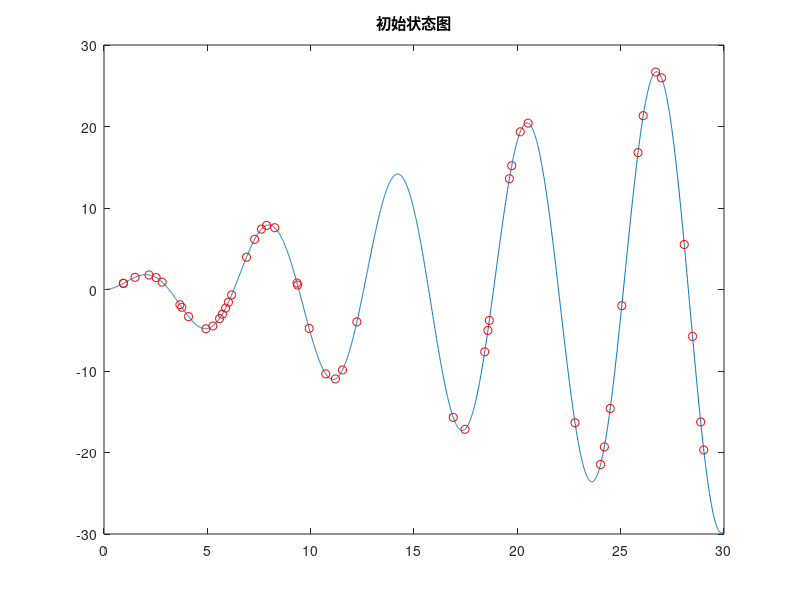
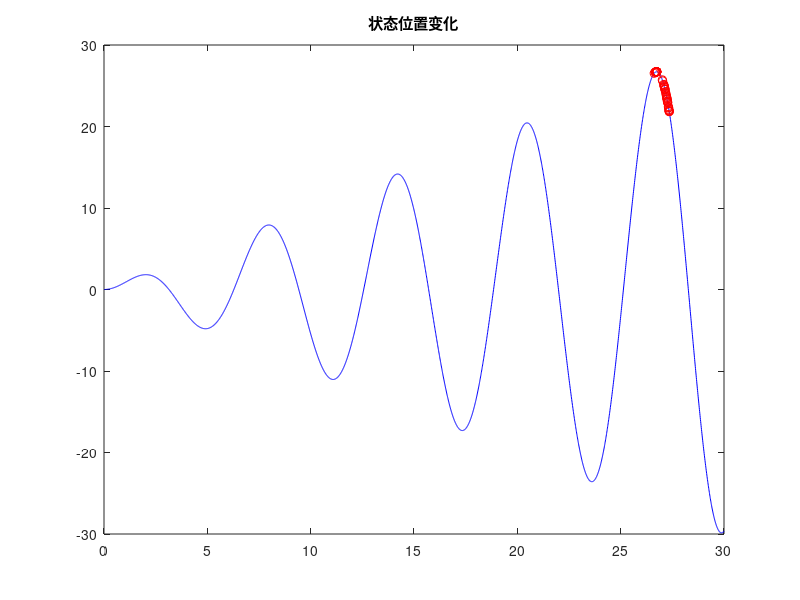
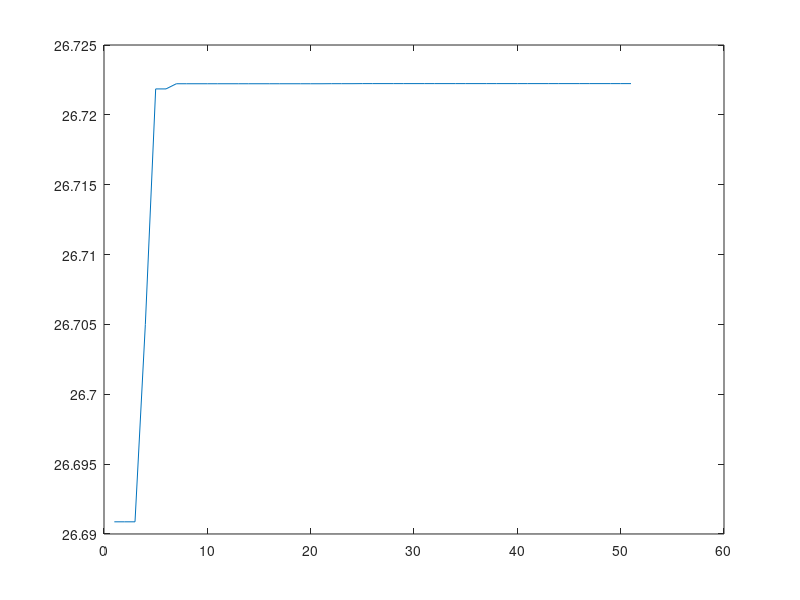
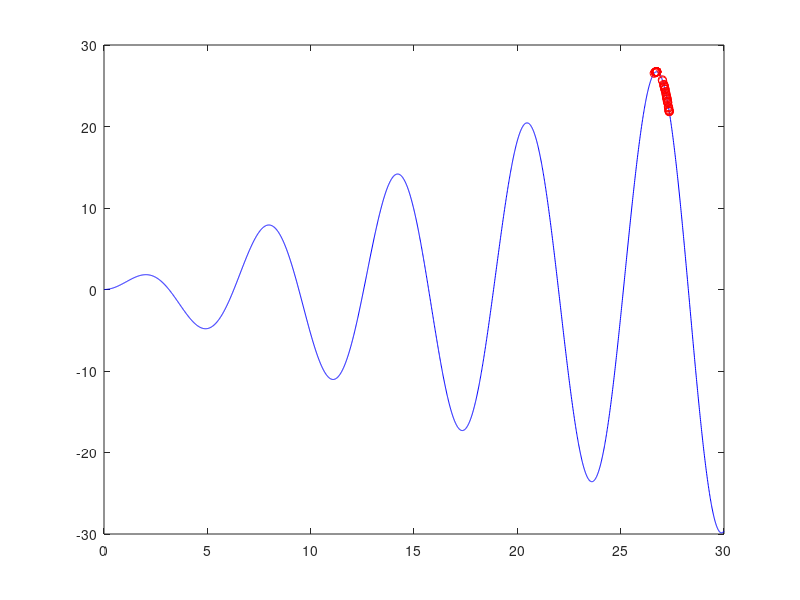

Reproduce these figures in MATLAB, in order.
%求目标函数的最大值

%程序初始化
clc
clear
close all

%%第1步，算法参数初始化
f=@(t) t.*sin(t);               %目标函数（性能指标）
t=0:0.01:30;
figure(1)
plot(t,f(t))
N = 50;                         %初始种群个数
d = 1;                          %空间维数（粒子的维度）
ger = 100;                      %最大迭代次数
xlimit = [0, 30];               %设置位置参数限制
vlimit = [-1, 1];               %设置速度限制
w = 0.8;                        %惯性权重
c1 = 0.5;                       %可信度因子1
c2 = 0.5;                       %可信度因子2
precision=0.0001;               %允许的精度误差
for i = 1:d
    x = xlimit(i, 1) + (xlimit(i, 2) - xlimit(i, 1)) * rand(N, d);%初始种群的位置
end
v = rand(N, d);                  % 初始种群的速度
Pbest = x;                          % 每个个体的历史最佳位置
Pbest_fit = zeros(N, 1);               % 每个个体的历史最佳适应度
for i = 1:N
    Pbest_fit(i) = f(x(i));        %初始种群每个粒子的适应度
end
Gbest = zeros(1, d);                % 种群的历史最佳位置
Gbest_fit = -inf;                      % 种群历史最佳适应度
hold on
plot(Pbest, f(Pbest), 'ro');
title('初始状态图');
figure(2)

%%开始迭代
iter = 1;
max_record = zeros(ger, 1);          % 记录每次迭代的最大值
while iter <= ger

    Gbestold=Gbest;
    %第2步， 计算每个粒子当前适应度
    fitness = f(x) ;
     %第3步，更新局部最优粒子和全局最优粒子，以及对应的适应度
     for i = 1:N
        if Pbest_fit(i) < fitness(i)
            Pbest_fit(i) = fitness(i);     % 更新个体历史最佳适应度
            Pbest(i,:) = x(i,:);   % 更新个体历史最佳位置
        end
     end
    if Gbest_fit < max(Pbest_fit)
        [Gbest_fit, nmax] = max(Pbest_fit);   % 更新群体历史最佳适应度
        Gbest = Pbest(nmax, :);      % 更新群体历史最佳位置
    end
    %第4步，速度更新和位置更新
    v = v * w + c1 * rand * (Pbest - x) + c2 * rand * (repmat(Gbest, N, 1) - x);% 速度更新
    v(v > vlimit(2)) = vlimit(2);% 速度边界速度处理
    v(v < vlimit(1)) = vlimit(1);

    x = x + v; % 位置更新
    x(x > xlimit(2)) = xlimit(2);% 位置边界处理
    x(x < xlimit(1)) = xlimit(1);
    %最大值记录
    max_record(iter) = Gbest_fit;
    x0 = 0 : 0.01 : 30;
    plot(x0, f(x0), 'b-', x, f(x), 'ro');title('状态位置变化')
    pause(0.1)


    %第5步，这里的判断加上外循环，判断迭代是否结束。满足收敛精度，同样可以终止迭代
    if(iter>50)
        if(abs(max_record(iter)-max_record(iter-1))<precision)&&(abs(Gbest-Gbestold)<precision)
            break
        end
    end
    iter = iter+1;



end
%最大值的收敛过程
figure(3);
plot(max_record(1:iter));
x0 = 0 : 0.01 : 30;
%粒子的收敛过程
figure(4);
plot(x0, f(x0), 'b-', x, f(x), 'ro'); 